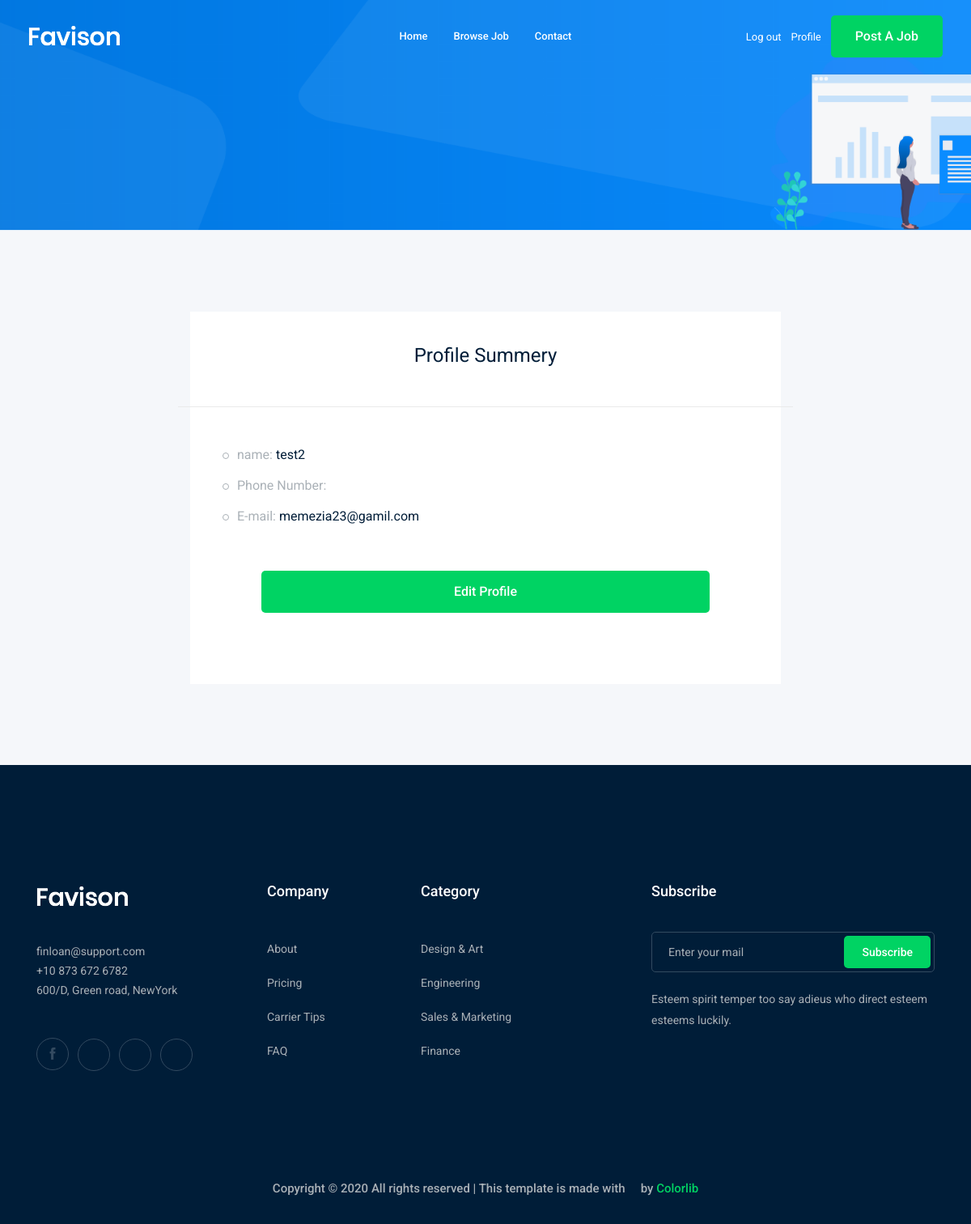
Page /accounts/profile/ (signed in) on the earlier database version.
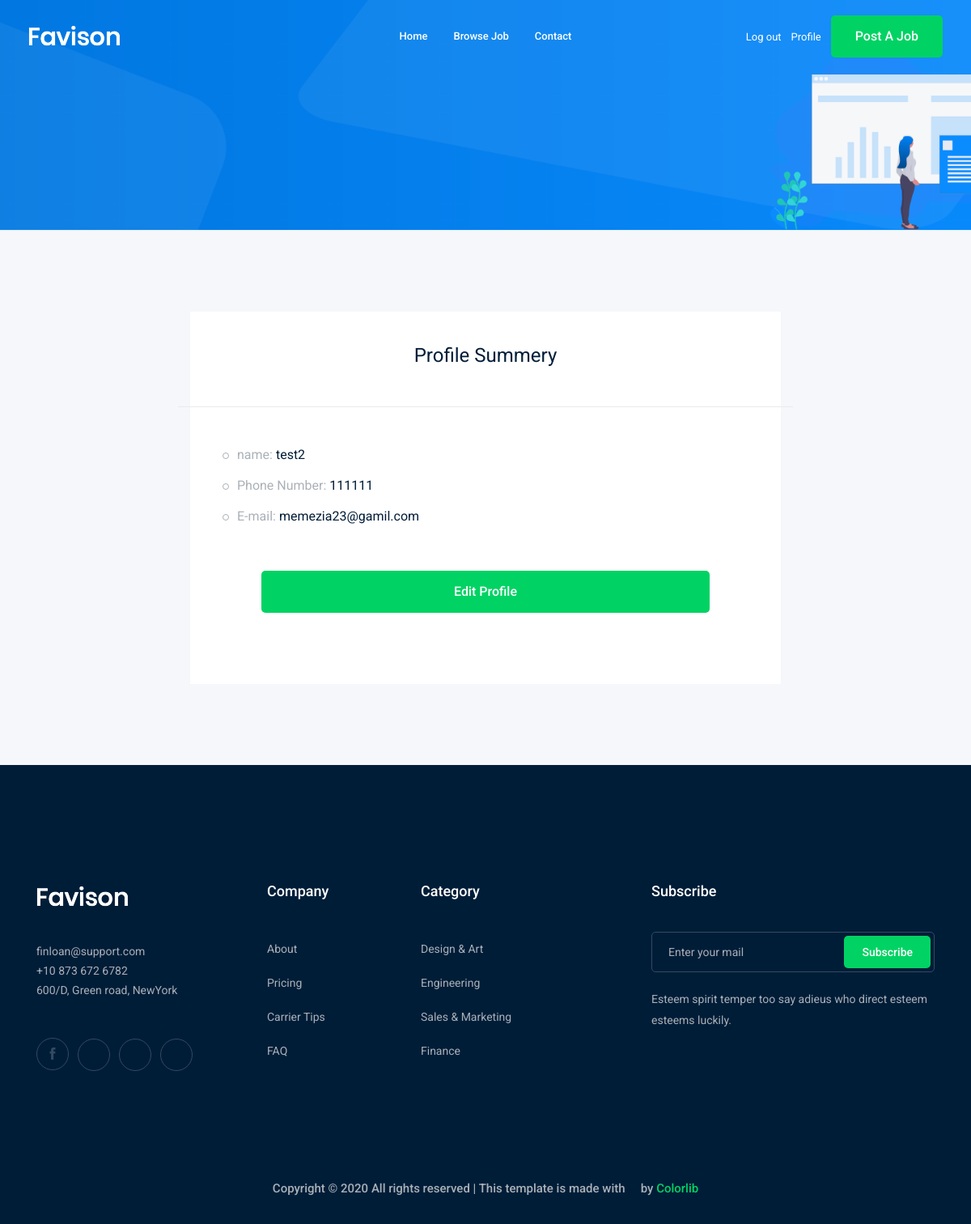
Same page on the later database version.
### accounts/models.py (models this page shows)
class Profile(models.Model):
    user = models.OneToOneField(User, on_delete=models.CASCADE)
    phone_number = models.CharField(max_length=15)
    image = models.ImageField(upload_to='profile/')
    def __str__(self):
        return str(self.user)

### accounts/views.py (the view)
# urls.py: path('profile/', views.profile, name='profile'),
def profile(request):
    profile = Profile.objects.get(user=request.user)
    context = {
        'profile': profile
    }
    return render(request, 'profile.html', context)

### accounts/templates/profile.html
{% extends 'base.html' %}
{% load bootstrap4 %}
{%block content%}
<div class="bradcam_area bradcam_bg_1">
    <div class="container">
        <div class="row">
            <div class="col-xl-12">
            </div>
        </div>
    </div>
</div>
<div class="job_details_area">
    <div class="container">
        <div class="row">
            <div class="col-lg-8 mx-auto ">
                <div class="job_sumary ">
                    <div class="summery_header row justify-content-center">
                        <h3>Profile Summery</h3>
                    </div>
                    <div class="job_content">
                        <ul>
                            <li>name: <span>{{profile}}</span></li>
                            <li>Phone Number: <span>{{profile.phone_number}}</span></li>
                            <li>E-mail: <span>{{profile.user.email}}</span></li>
                        </ul>
                        <div class="p-5">
                            <a href="{% url 'accounts:profile_edit' %}" class="boxed-btn3 w-100">Edit Profile</a>
                        </div>
                    </div>
                </div>
            </div>
        </div>
    </div>
</div>
{% endblock %}

### templates/base.html (shortened to what this page needs)
{% load static %}
<!doctype html>
<html class="no-js" lang="zxx">
<head>
    <link rel="stylesheet" href="{% static 'css/bootstrap.min.css' %}">
    <link rel="stylesheet" href="{% static 'css/owl.carousel.min.css' %}">
    <link rel="stylesheet" href="{% static 'css/magnific-popup.css' %}">
    <link rel="stylesheet" href="{% static 'css/font-awesome.min.css' %}">
    <link rel="stylesheet" href="{% static 'css/themify-icons.css' %}">
    <link rel="stylesheet" href="{% static 'css/nice-select.css' %}">
    <link rel="stylesheet" href="{% static 'css/flaticon.css' %}">
    <link rel="stylesheet" href="{% static 'css/jquery-ui.css' %}">
    <link rel="stylesheet" href="{% static 'css/gijgo.css' %}">
    <link rel="stylesheet" href="{% static 'css/animate.min.css' %}">
    <link rel="stylesheet" href="{% static 'css/slicknav.css' %}">
    <link rel="stylesheet" href="{% static 'css/style.css' %}">
</head>
<body>
    <header>
        <div class="header-area ">
            <div id="sticky-header" class="main-header-area">
                <div class="container-fluid ">
                    <div class="header_bottom_border">
                        <div class="row align-items-center">
                            <div class="col-xl-3 col-lg-2">
                                <div class="logo">
                                    <a href="index.html">
                                        <img src="img/logo.png" alt="">
                                    </a>
                                </div>
                            </div>
                            <div class="col-xl-6 col-lg-7">
                                <div class="main-menu  d-none d-lg-block">
                                    <nav>
                                        <ul id="navigation">
                                            <li><a href="/">home</a></li>
                                            <li><a href="{% url 'jobs:job_list'%}">Browse Job</a></li>
                                            <li><a href="{% url 'contact:contact'%}">Contact</a></li>
                                        </ul>
                                    </nav>
                                </div>
                            </div>
                            <div class="col-xl-3 col-lg-3 d-none d-lg-block">
                                <div class="Appointment">
                                    {% if request.user.is_authenticated %}
                                    <div class="phone_num d-none d-xl-block">
                                        <a href="{% url 'logout'%}">Log out</a>
                                    </div>
                                    <div class="phone_num d-none d-xl-block">
                                        <a href="{% url 'accounts:profile'%}">Profile</a>
                                    </div>
                                    {% else %}
                                    <div class="phone_num d-none d-xl-block">
                                        <a href="{% url 'login'%}">Log in</a>
                                    </div>
                                    {% endif %}
                                    <div class="d-none d-lg-block">
                                        <a class="boxed-btn3" href="{% url 'jobs:add_job' %}">Post a Job</a>
                                    </div>
                                </div>
                            </div>
                            <div class="col-12">
                            </div>
                        </div>
                    </div>
                </div>
            </div>
        </div>
    </header>
    {%block content%}
    {% endblock %}
    <footer class="footer">
        <div class="footer_top">
            <div class="container">
                <div class="row">
                    <div class="col-xl-3 col-md-6 col-lg-3">
                        <div class="footer_widget wow fadeInUp" data-wow-duration="1s" data-wow-delay=".3s">
                            <div class="footer_logo">
                                <a href="#">
                                    <img src="img/logo.png" alt="">
                                </a>
                            </div>
                            <p>
                                finloan@support.com <br>
                                +10 873 672 6782 <br>
                                600/D, Green road, NewYork
                            </p>
                            <div class="socail_links">
                                <ul>
                                    <li>
                                        <a href="#">
                                            <i class="ti-facebook"></i>
                                        </a>
                                    </li>
                                    <li>
                                        <a href="#">
                                            <i class="fa fa-google-plus"></i>
                                        </a>
                                    </li>
                                    <li>
                                        <a href="#">
                                            <i class="fa fa-twitter"></i>
                                        </a>
                                    </li>
                                    <li>
                                        <a href="#">
                                            <i class="fa fa-instagram"></i>
                                        </a>
                                    </li>
                                </ul>
                            </div>
                        </div>
                    </div>
                    <div class="col-xl-2 col-md-6 col-lg-2">
                        <div class="footer_widget wow fadeInUp" data-wow-duration="1.1s" data-wow-delay=".4s">
                            <h3 class="footer_title">
                                Company
                            </h3>
                            <ul>
                                <li><a href="#">About </a></li>
                                <li><a href="#"> Pricing</a></li>
                                <li><a href="#">Carrier Tips</a></li>
                                <li><a href="#">FAQ</a></li>
                            </ul>
                        </div>
                    </div>
                    <div class="col-xl-3 col-md-6 col-lg-3">
                        <div class="footer_widget wow fadeInUp" data-wow-duration="1.2s" data-wow-delay=".5s">
                            <h3 class="footer_title">
                                Category
                            </h3>
                            <ul>
                                <li><a href="#">Design & Art</a></li>
                                <li><a href="#">Engineering</a></li>
                                <li><a href="#">Sales & Marketing</a></li>
                                <li><a href="#">Finance</a></li>
                            </ul>
                        </div>
                    </div>
                    <div class="col-xl-4 col-md-6 col-lg-4">
                        <div class="footer_widget wow fadeInUp" data-wow-duration="1.3s" data-wow-delay=".6s">
                            <h3 class="footer_title">
                                Subscribe
                            </h3>
                            <form action="#" class="newsletter_form">
                                <input type="text" placeholder="Enter your mail">
                                <button type="submit">Subscribe</button>
                            </form>
                            <p class="newsletter_text">Esteem spirit temper too say adieus who direct esteem esteems
                                luckily.</p>
                        </div>
                    </div>
                </div>
            </div>
        </div>
        <div class="copy-right_text wow fadeInUp" data-wow-duration="1.4s" data-wow-delay=".3s">
            <div class="container">
                <div class="row">
                    <div class="col-xl-12">
                        <p class="copy_right text-center">
                            Copyright &copy;
                            <script>document.write(new Date().getFullYear());</script> All rights reserved | This
                            template is made with <i class="fa fa-heart-o" aria-hidden="true"></i> by <a
                                href="https://colorlib.com" target="_blank">Colorlib</a>
                        </p>
                    </div>
                </div>
            </div>
        </div>
    </footer>
</body>
</html>

Differences in the rows shown:
changed Profile "test2": phone_number (not shown) → "111111"
